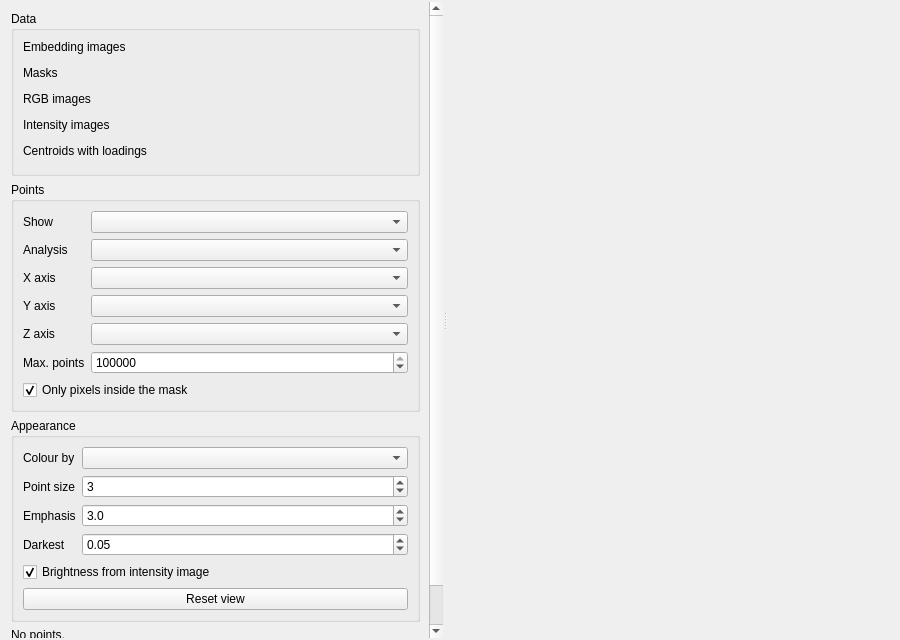
<?xml version="1.0" encoding="UTF-8"?>
<ui version="4.0">
 <class>m2PlotViewControls</class>
 <widget class="QWidget" name="m2PlotViewControls">
  <property name="geometry">
   <rect>
    <x>0</x>
    <y>0</y>
    <width>900</width>
    <height>640</height>
   </rect>
  </property>
  <property name="windowTitle">
   <string>Plot</string>
  </property>
  <layout class="QVBoxLayout" name="verticalLayout">
   <property name="leftMargin"><number>2</number></property>
   <property name="topMargin"><number>2</number></property>
   <property name="rightMargin"><number>2</number></property>
   <property name="bottomMargin"><number>2</number></property>
   <item>
    <widget class="QSplitter" name="splitter">
     <property name="orientation">
      <enum>Qt::Horizontal</enum>
     </property>
     <property name="childrenCollapsible">
      <bool>true</bool>
     </property>
     <widget class="QScrollArea" name="controlsArea">
      <property name="minimumSize">
       <size><width>260</width><height>0</height></size>
      </property>
      <property name="widgetResizable">
       <bool>true</bool>
      </property>
      <property name="frameShape">
       <enum>QFrame::NoFrame</enum>
      </property>
      <widget class="QWidget" name="controlsPanel">
       <property name="geometry">
        <rect><x>0</x><y>0</y><width>300</width><height>620</height></rect>
       </property>
       <layout class="QVBoxLayout" name="controlsLayout">
        <item>
         <widget class="QGroupBox" name="groupData">
          <property name="title">
           <string>Data</string>
          </property>
          <layout class="QVBoxLayout" name="dataLayout">
           <item>
            <widget class="QLabel" name="labelEmbedding">
             <property name="text">
              <string>Embedding images</string>
             </property>
             <property name="toolTip">
              <string>One or more multi component images. Selecting the embeddings of a combined reduction - one per image, in the same component space - draws them in one cloud.</string>
             </property>
            </widget>
           </item>
           <item>
            <widget class="QmitkMultiNodeSelectionWidget" name="embeddingSelection" native="true"/>
           </item>
           <item>
            <widget class="QLabel" name="labelMask">
             <property name="text">
              <string>Masks</string>
             </property>
             <property name="toolTip">
              <string>A segmentation per embedding. Every embedding is paired with the one that covers its grid and was computed from the same image.</string>
             </property>
            </widget>
           </item>
           <item>
            <widget class="QmitkMultiNodeSelectionWidget" name="maskSelection" native="true"/>
           </item>
           <item>
            <widget class="QLabel" name="labelRgb">
             <property name="text">
              <string>RGB images</string>
             </property>
             <property name="toolTip">
              <string>One image per embedding, on its grid, whose colour every point takes - such as the RGB rendering a three component UMAP is published as. The colouring is only offered once every embedding has one.</string>
             </property>
            </widget>
           </item>
           <item>
            <widget class="QmitkMultiNodeSelectionWidget" name="rgbSelection" native="true"/>
           </item>
           <item>
            <widget class="QLabel" name="labelIntensity">
             <property name="text">
              <string>Intensity images</string>
             </property>
             <property name="toolTip">
              <string>One single channel image per embedding, on its grid, whose value every point is dimmed by - such as an ion image or a similarity map of the Embedding Search view. The plot follows them: a new map colours the cloud as soon as it is computed.</string>
             </property>
            </widget>
           </item>
           <item>
            <widget class="QmitkMultiNodeSelectionWidget" name="intensitySelection" native="true"/>
           </item>
           <item>
            <widget class="QLabel" name="labelCentroids">
             <property name="text">
              <string>Centroids with loadings</string>
             </property>
            </widget>
           </item>
           <item>
            <widget class="QmitkSingleNodeSelectionWidget" name="centroidSelection" native="true"/>
           </item>
          </layout>
         </widget>
        </item>
        <item>
         <widget class="QGroupBox" name="groupPoints">
          <property name="title">
           <string>Points</string>
          </property>
          <layout class="QVBoxLayout" name="pointsLayout">
           <item>
            <layout class="QFormLayout" name="pointsFormLayout">
             <item row="0" column="0">
              <widget class="QLabel" name="labelSource">
               <property name="text">
                <string>Show</string>
               </property>
              </widget>
             </item>
             <item row="0" column="1">
              <widget class="QComboBox" name="boxSource">
               <property name="toolTip">
                <string>Whether a point is a pixel of the embedding image, placed by its components, or a centroid of the peak list, placed by its loadings.</string>
               </property>
              </widget>
             </item>
             <item row="1" column="0">
              <widget class="QLabel" name="labelAnalysis">
               <property name="text">
                <string>Analysis</string>
               </property>
              </widget>
             </item>
             <item row="1" column="1">
              <widget class="QComboBox" name="boxAnalysis">
               <property name="toolTip">
                <string>The analysis whose loadings are plotted. A centroid list can carry the loadings of several runs and methods side by side.</string>
               </property>
              </widget>
             </item>
             <item row="2" column="0">
              <widget class="QLabel" name="labelAxisX">
               <property name="text">
                <string>X axis</string>
               </property>
              </widget>
             </item>
             <item row="2" column="1">
              <widget class="QComboBox" name="boxAxisX"/>
             </item>
             <item row="3" column="0">
              <widget class="QLabel" name="labelAxisY">
               <property name="text">
                <string>Y axis</string>
               </property>
              </widget>
             </item>
             <item row="3" column="1">
              <widget class="QComboBox" name="boxAxisY"/>
             </item>
             <item row="4" column="0">
              <widget class="QLabel" name="labelAxisZ">
               <property name="text">
                <string>Z axis</string>
               </property>
              </widget>
             </item>
             <item row="4" column="1">
              <widget class="QComboBox" name="boxAxisZ">
               <property name="toolTip">
                <string>Without a third component the cloud is drawn in the plane, with a parallel projection and the camera fixed; with one it can be turned.</string>
               </property>
              </widget>
             </item>
             <item row="5" column="0">
              <widget class="QLabel" name="labelMaxPoints">
               <property name="text">
                <string>Max. points</string>
               </property>
              </widget>
             </item>
             <item row="5" column="1">
              <widget class="QSpinBox" name="spinMaxPoints">
               <property name="toolTip">
                <string>An evenly spread sample of this size is drawn when the data offers more points, so that the plot stays interactive on a large image.</string>
               </property>
               <property name="minimum"><number>1000</number></property>
               <property name="maximum"><number>5000000</number></property>
               <property name="singleStep"><number>10000</number></property>
               <property name="value"><number>150000</number></property>
              </widget>
             </item>
            </layout>
           </item>
           <item>
            <widget class="QCheckBox" name="checkRestrictToMask">
             <property name="toolTip">
              <string>Draws only the pixels the mask labels. Without it every pixel the reduction touched is drawn and the unlabelled ones are shown as such.</string>
             </property>
             <property name="text">
              <string>Only pixels inside the mask</string>
             </property>
             <property name="checked"><bool>true</bool></property>
            </widget>
           </item>
          </layout>
         </widget>
        </item>
        <item>
         <widget class="QGroupBox" name="groupAppearance">
          <property name="title">
           <string>Appearance</string>
          </property>
          <layout class="QVBoxLayout" name="appearanceLayout">
           <item>
            <layout class="QFormLayout" name="appearanceFormLayout">
             <item row="0" column="0">
              <widget class="QLabel" name="labelColor">
               <property name="text">
                <string>Colour by</string>
               </property>
              </widget>
             </item>
             <item row="0" column="1">
              <widget class="QComboBox" name="boxColor">
               <property name="toolTip">
                <string>What the colour of a point means: which image it came from, the label its mask gives it, one of the components, or the m/z of a centroid.</string>
               </property>
              </widget>
             </item>
             <item row="1" column="0">
              <widget class="QLabel" name="labelPointSize">
               <property name="text">
                <string>Point size</string>
               </property>
              </widget>
             </item>
             <item row="1" column="1">
              <widget class="QSpinBox" name="spinPointSize">
               <property name="minimum"><number>1</number></property>
               <property name="maximum"><number>20</number></property>
               <property name="value"><number>3</number></property>
              </widget>
             </item>
             <item row="2" column="0">
              <widget class="QLabel" name="labelEmphasis">
               <property name="text">
                <string>Emphasis</string>
               </property>
              </widget>
             </item>
             <item row="2" column="1">
              <widget class="QDoubleSpinBox" name="spinEmphasis">
               <property name="toolTip">
                <string>How steeply a point falls off as its intensity drops. One dims in proportion to the value; higher values require a point to be near the top of the range to stay bright, so a query is answered by a few points standing out of a dark cloud rather than by one side of it being slightly brighter.</string>
               </property>
               <property name="minimum"><double>1.000000000000000</double></property>
               <property name="maximum"><double>10.000000000000000</double></property>
               <property name="singleStep"><double>0.500000000000000</double></property>
               <property name="decimals"><number>1</number></property>
               <property name="value"><double>3.000000000000000</double></property>
              </widget>
             </item>
             <item row="3" column="0">
              <widget class="QLabel" name="labelBrightnessFloor">
               <property name="text">
                <string>Darkest</string>
               </property>
              </widget>
             </item>
             <item row="3" column="1">
              <widget class="QDoubleSpinBox" name="spinBrightnessFloor">
               <property name="toolTip">
                <string>How much of its colour a point of the lowest intensity keeps. Zero fades it into the background, one switches the dimming off while leaving the colours as they are.</string>
               </property>
               <property name="minimum"><double>0.000000000000000</double></property>
               <property name="maximum"><double>1.000000000000000</double></property>
               <property name="singleStep"><double>0.050000000000000</double></property>
               <property name="value"><double>0.050000000000000</double></property>
              </widget>
             </item>
            </layout>
           </item>
           <item>
            <widget class="QCheckBox" name="checkIntensityBrightness">
             <property name="toolTip">
              <string>Dims and drains the colour of every point by the value the intensity image gives it, on top of whatever the colour means. A similarity map then lights up the pixels that answer the query while the cloud keeps showing its clusters.</string>
             </property>
             <property name="text">
              <string>Brightness from intensity image</string>
             </property>
             <property name="checked"><bool>true</bool></property>
            </widget>
           </item>
           <item>
            <widget class="QPushButton" name="btnResetCamera">
             <property name="text">
              <string>Reset view</string>
             </property>
            </widget>
           </item>
          </layout>
         </widget>
        </item>
        <item>
         <widget class="QLabel" name="labelStatus">
          <property name="text">
           <string>No points.</string>
          </property>
          <property name="wordWrap"><bool>true</bool></property>
         </widget>
        </item>
        <item>
         <widget class="QLabel" name="labelInfo">
          <property name="text">
           <string>Click a point to describe it.</string>
          </property>
          <property name="wordWrap"><bool>true</bool></property>
          <property name="textInteractionFlags">
           <set>Qt::TextSelectableByMouse</set>
          </property>
         </widget>
        </item>
        <item>
         <spacer name="controlsSpacer">
          <property name="orientation">
           <enum>Qt::Vertical</enum>
          </property>
          <property name="sizeHint" stdset="0">
           <size><width>20</width><height>10</height></size>
          </property>
         </spacer>
        </item>
       </layout>
      </widget>
     </widget>
     <widget class="QWidget" name="plotContainer" native="true">
      <property name="minimumSize">
       <size><width>240</width><height>200</height></size>
      </property>
     </widget>
    </widget>
   </item>
  </layout>
 </widget>
 <customwidgets>
  <customwidget>
   <class>QmitkSingleNodeSelectionWidget</class>
   <extends>QWidget</extends>
   <header location="global">QmitkSingleNodeSelectionWidget.h</header>
   <container>1</container>
  </customwidget>
  <customwidget>
   <class>QmitkMultiNodeSelectionWidget</class>
   <extends>QWidget</extends>
   <header location="global">QmitkMultiNodeSelectionWidget.h</header>
   <container>1</container>
  </customwidget>
 </customwidgets>
 <resources/>
 <connections/>
</ui>
